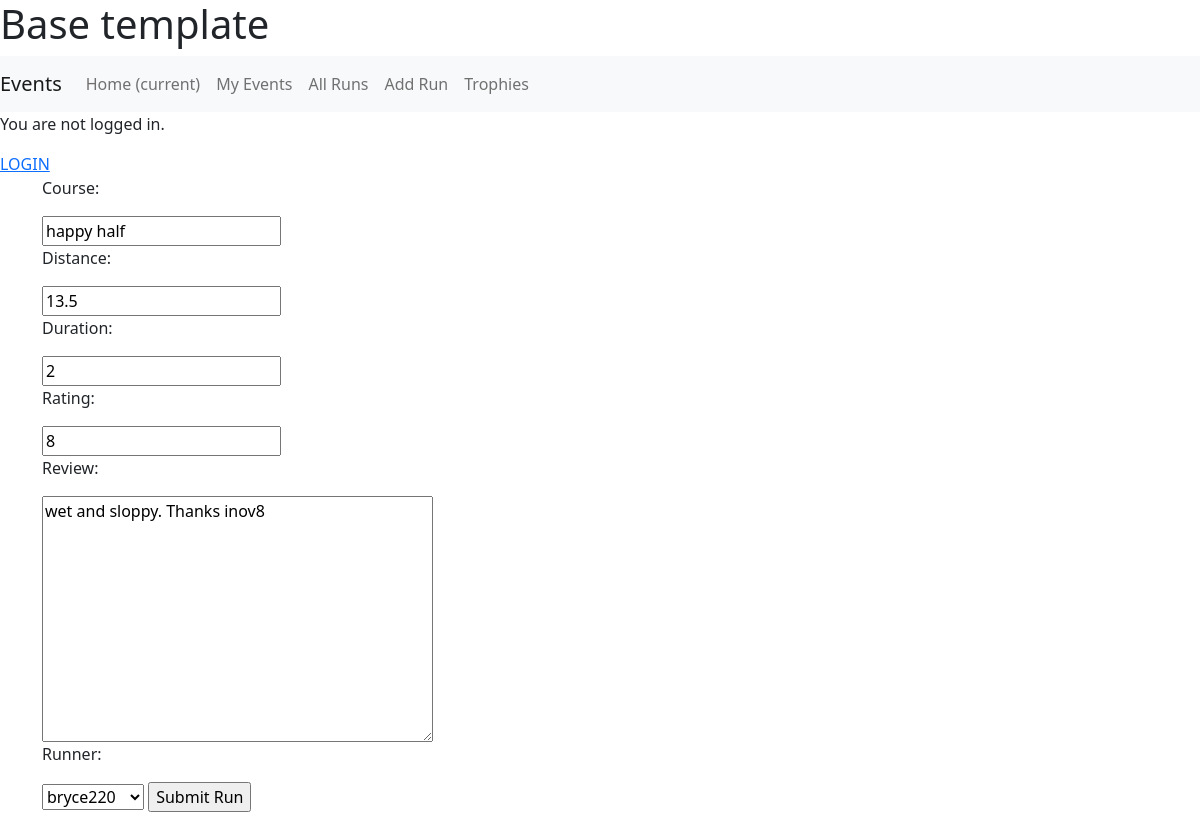
Page /runs_app/update_run/22/ on the committed database.
### runs_app/models.py (models this page shows, shortened)
class Run(models.Model):
    course = models.CharField(max_length=80)
    distance = models.FloatField(validators=[MinValueValidator(0), MaxValueValidator(500)])
    duration = models.IntegerField(validators=[MinValueValidator(1)])
    rating = models.IntegerField(validators=[MinValueValidator(0), MaxValueValidator(10)])
    review = models.TextField()
    runner = models.ForeignKey(User, on_delete=models.CASCADE)

### runs_app/views.py (the view)
# urls.py: path('update_run/<int:pk>/', RunUpdateView.as_view(), name='update_run'),
class RunUpdateView(UpdateView):
    model = Run
    fields = "__all__"
    success_url = reverse_lazy('runs_app:list_runs')

### runs_app/templates/runs_app/run_form.html (shortened to what this page needs)
{% extends "base.html" %}
{% block content %}
<div class="container">
    <form method="POST">
        {% for field in form %}
            <div class="mb-3">
                {{field.label_tag}}
            </div>
            {{field}}
        {% endfor %}
        <input type="submit" value="Submit Run" />
    </form>
</div>
{% endblock content %}

### rows in the picture
Run: form "happy half" "13.5" "2" "8" "wet and sloppy. Thanks inov8" "bryce220"

### other values in the picture
{{ field.label_tag }} "Course:" "Distance:" "Duration:" "Rating:" "Review:" "Runner:"
